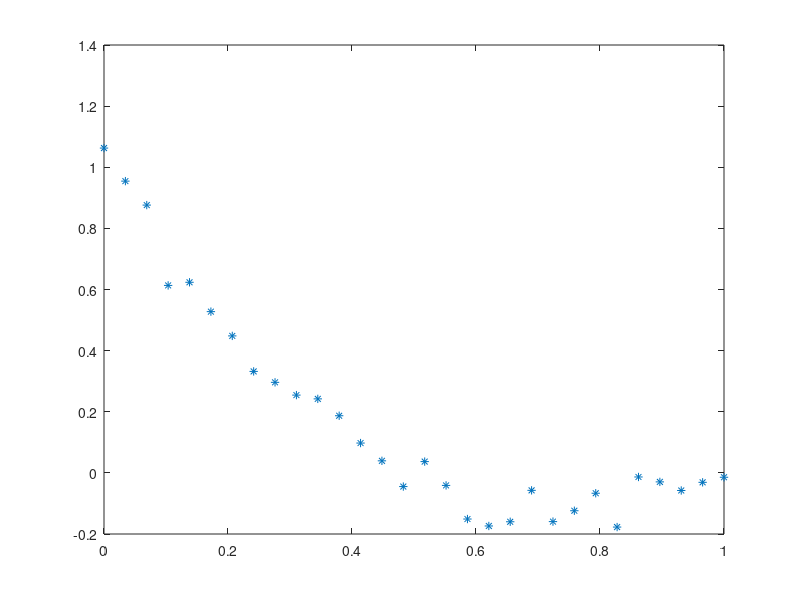

Reproduce this figure in MATLAB. (Note: this script raises an error after producing the figure.)
randn('seed',314);
x=linspace(0,1,30)';
y=2*x.^2-3*x+1+0.05*randn(size(x));
plot(x,y,'*');
hold on;
D=[x.^2  x  ones(30,1)];
r=inv(A'*A)*A'*y;
t=0:0.1:1;
f=r(1)*t.^2+r(2)*t+r(3)*ones(size(1));
plot(t,f)
